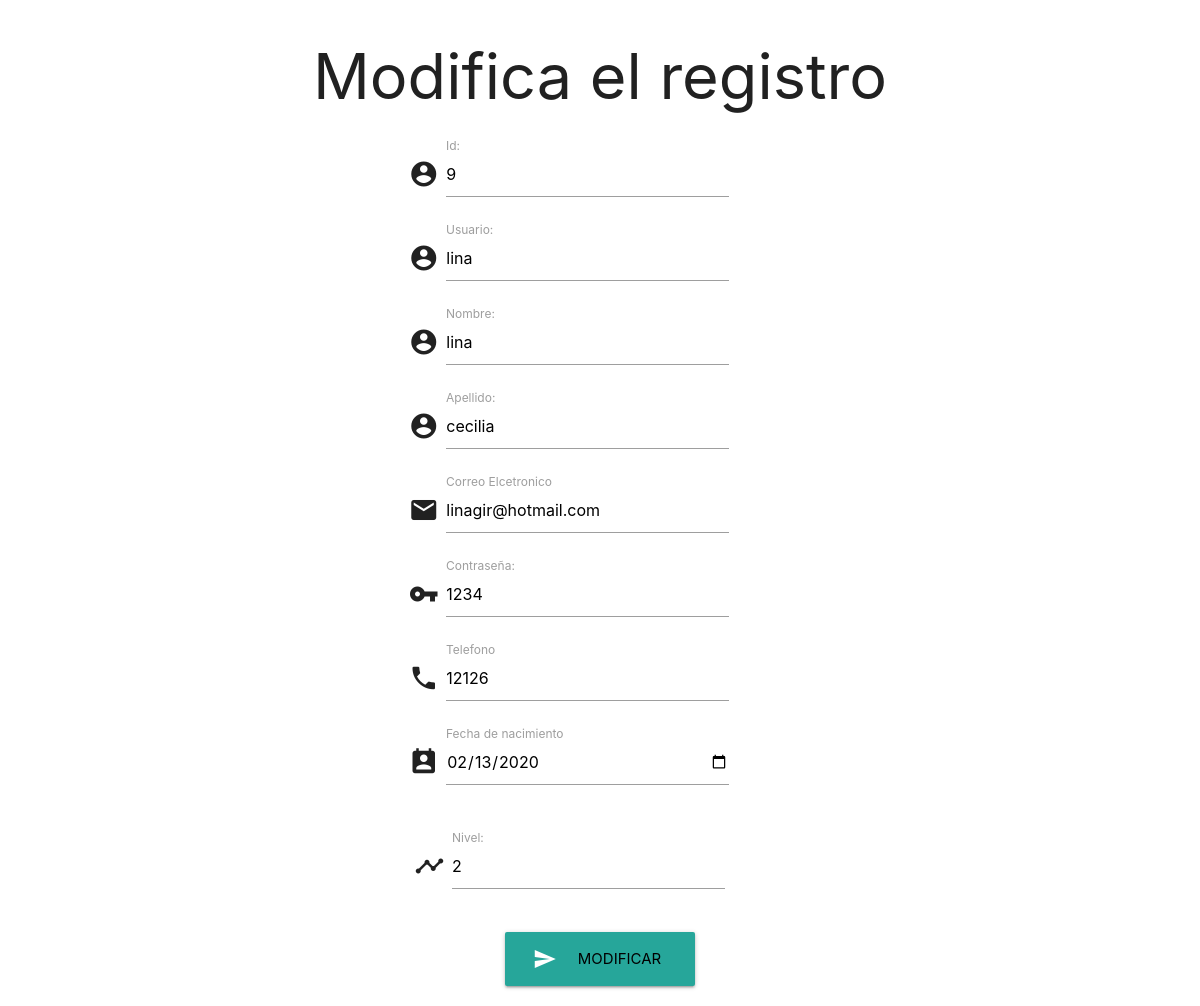
Screenshot of /editar.php?var=9 (signed in) with the database file from the repository.
### tables this page shows
CREATE TABLE `usuarios` (
  `id` int(5) NOT NULL,
  `usuario` varchar(10) NOT NULL,
  `clave` int(10) NOT NULL,
  `correo` varchar(30) NOT NULL,
  `telefono` int(30) NOT NULL,
  `nombre` varchar(30) NOT NULL,
  `apellido` varchar(25) NOT NULL,
  `fecha de nacimiento` date NOT NULL,
  `genero` varchar(2) NOT NULL,
  `nivel` int(3) NOT NULL
);

### editar.php (the view, shortened to what this page needs)
<?php
 include("Config.php");
if (isset ($_GET['var'])){
	$id=$_GET['var'];
$sql = "SELECT * FROM usuarios WHERE id='$id' ";
$result = $conn->query($sql);
	if ($result->num_rows > 0) {
	$row = $result->fetch_assoc();
	}
}
?>
<!doctype html>
<html>
<head>
    <?php
        include ('head.php');
    ?>
</head>
<body >
	<div class="conatiner center">
	<h1>Modifica el registro</h1>
	</div>
	<div class="container center">
    <div class="row">
    <form class="col s12" method="post" action="">
      <div class="row">
		  <div class="input-field col s5 offset-s3">
           <i class="material-icons prefix">account_circle</i>
          <input placeholder="Id" id="first_name" type="text" class="validate" name="id" value="<?php echo $row["id"]?>">
          <label for="first_name">Id:</label>
        </div>
        <div class="input-field col s5 offset-s3">
           <i class="material-icons prefix">account_circle</i>
          <input placeholder="Usuario" id="first_name" type="text" class="validate" name="usuario" value="<?php echo $row["usuario"]?>">
          <label for="first_name">Usuario:</label>
        </div>
        <div class="input-field col s5 offset-s3">
           <i class="material-icons prefix">account_circle</i>
          <input placeholder="Nombre"id="last_name" type="text" class="validate" name="nombre" value="<?php echo $row["nombre"]?>">
          <label for="last_name">Nombre:</label>
        </div>
        <div class="input-field col s5 offset-s3">
           <i class="material-icons prefix">account_circle</i>
          <input placeholder="Apellido"id="last_name" type="text" class="validate" name="apellido" value="<?php echo $row["apellido"]?>">
          <label for="last_name">Apellido:</label>
        </div>
        <div class="input-field col s5 offset-s3">
          <i class="material-icons prefix">email</i>
          <input id="email" type="email" class="validate" name="correo" value="<?php echo $row["correo"]?>">
          <label for="email">Correo Elcetronico</label>
        </div>
		   <div class="input-field col s5 offset-s3">
           <i class="material-icons prefix">vpn_key</i>
          <input placeholder="Contraseña" id="password" type="text"class="validate" name="clave" value="<?php echo $row["clave"]?>">
          <label for="first_name">Contraseña:</label>
        </div>
         <div class="input-field col s5 offset-s3">
          <i class="material-icons prefix">phone</i>
          <input id="icon_telephone" type="tel" class="validate" name="telefono" value="<?php echo $row["telefono"]?>">
          <label for="icon_telephone">Telefono</label>
         </div>
        <div class="input-field col s5 offset-s3">
           <i class="material-icons prefix">perm_contact_calendar</i>
            <input id="calendario" type="date" name="fechadenac" value="<?php echo $row["fecha de nacimiento"]?>">
            <label >Fecha de nacimiento</label>
        </div>
		  </div>
		 <div class="input-field col s5 offset-s3">
           <i class="material-icons prefix">timeline</i>
          <input placeholder="Nivel" id="tel" type="text" class="validate" name="nivel" value="<?php echo $row["nivel"]?>">
          <label for="first_name">Nivel:</label>
        </div>
		 </div>
		  <div class="row center">
        <a class="waves-effect waves-light btn-large shake-slow"><i class="material-icons left  ">send</i><input type="submit" value="modificar" name="modificar"></input></a>
      </div>
		</div>
</body>
</html>

### rows the page displays
usuarios: id "9", usuario "lina", nombre "lina", apellido "cecilia", correo "linagir@hotmail.com", clave "1234", telefono "12126", fechadenac "02/13/2020", nivel "2"
